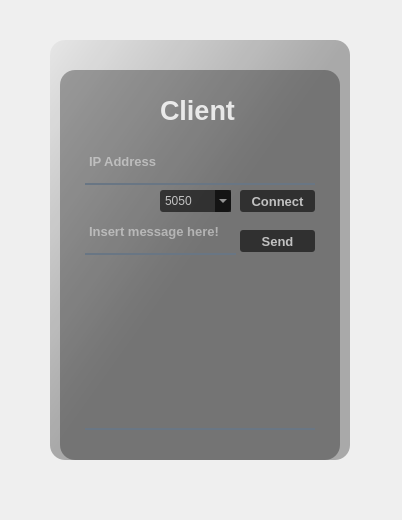
<?xml version="1.0" encoding="UTF-8"?>
<ui version="4.0">
 <class>Form</class>
 <widget class="QWidget" name="Form">
  <property name="geometry">
   <rect>
    <x>0</x>
    <y>0</y>
    <width>402</width>
    <height>520</height>
   </rect>
  </property>
  <property name="windowTitle">
   <string>Form</string>
  </property>
  <widget class="QWidget" name="widget" native="true">
   <property name="geometry">
    <rect>
     <x>10</x>
     <y>10</y>
     <width>370</width>
     <height>480</height>
    </rect>
   </property>
   <property name="styleSheet">
    <string notr="true">QPushButton#connectButton{
	background-color: rgba(0, 0, 0, 150);
	color:rgba(225,225,225,210);
	border-radius:3px;
}
QPushButton#connectButton:hover{
	background-color: rgba(20,20,20,170);
}
QPushButton#connectButton:pressed{
	padding-left:2px;
	padding-top:2px;
	background-color:rgba(20,20,20,170);
}
QPushButton#closeButton{
	background-color: rgba(0, 0, 0, 0);
	color:rgba(225,225,225,210);
	border-radius:3px;
}
QPushButton#closeButton:hover{
	background-color: rgba(0, 0, 0, 0);
}
QPushButton#closeButton:pressed{
	padding-left:2px;
	padding-top:2px;
	background-color: rgba(0, 0, 0, 0);
}

QComboBox#portOpsi{
	background-color: rgba(0, 0, 0, 150);
	color:rgba(225,225,225,210);
	border-radius:3px;
}
QPushButton#sendButton{
	background-color: rgba(0, 0, 0, 150);
	color:rgba(225,225,225,210);
	border-radius:3px;
}
QPushButton#sendButton:hover{
	background-color: rgba(20,20,20,170);
}
QPushButton#sendButton:pressed{
	padding-left:2px;
	padding-top:2px;
	background-color:rgba(20,20,20,170);
}
</string>
   </property>
   <widget class="QLabel" name="label">
    <property name="geometry">
     <rect>
      <x>40</x>
      <y>30</y>
      <width>300</width>
      <height>420</height>
     </rect>
    </property>
    <property name="styleSheet">
     <string notr="true">border-image: url(:/res/res/photo-1552845108-5f775a2ccb9b.jpg);
border-radius: 15px;</string>
    </property>
    <property name="text">
     <string/>
    </property>
   </widget>
   <widget class="QLabel" name="label_2">
    <property name="geometry">
     <rect>
      <x>40</x>
      <y>30</y>
      <width>300</width>
      <height>420</height>
     </rect>
    </property>
    <property name="styleSheet">
     <string notr="true">background-color: qlineargradient(spread:pad, x1:0, y1:0, x2:1, y2:1, stop:0 rgba(0, 0, 0, 10), stop:0.494318 rgba(0, 0, 0, 75), stop:1 rgba(0, 0, 0, 75));
border-radius: 15px;</string>
    </property>
    <property name="text">
     <string/>
    </property>
   </widget>
   <widget class="QLabel" name="label_3">
    <property name="geometry">
     <rect>
      <x>50</x>
      <y>60</y>
      <width>280</width>
      <height>390</height>
     </rect>
    </property>
    <property name="styleSheet">
     <string notr="true">background-color:rgba(0,0,0,80);
border-radius:15px;</string>
    </property>
    <property name="text">
     <string/>
    </property>
   </widget>
   <widget class="QLabel" name="label_4">
    <property name="geometry">
     <rect>
      <x>150</x>
      <y>80</y>
      <width>91</width>
      <height>41</height>
     </rect>
    </property>
    <property name="font">
     <font>
      <pointsize>20</pointsize>
      <weight>75</weight>
      <bold>true</bold>
     </font>
    </property>
    <property name="styleSheet">
     <string notr="true">color:rgba(255,255,255,210);</string>
    </property>
    <property name="text">
     <string>Client</string>
    </property>
   </widget>
   <widget class="QPushButton" name="connectButton">
    <property name="geometry">
     <rect>
      <x>230</x>
      <y>180</y>
      <width>75</width>
      <height>22</height>
     </rect>
    </property>
    <property name="font">
     <font>
      <pointsize>10</pointsize>
      <weight>75</weight>
      <bold>true</bold>
     </font>
    </property>
    <property name="cursor">
     <cursorShape>ArrowCursor</cursorShape>
    </property>
    <property name="styleSheet">
     <string notr="true"/>
    </property>
    <property name="text">
     <string>Connect</string>
    </property>
   </widget>
   <widget class="QTextEdit" name="ipBox">
    <property name="geometry">
     <rect>
      <x>75</x>
      <y>140</y>
      <width>230</width>
      <height>35</height>
     </rect>
    </property>
    <property name="font">
     <font>
      <pointsize>10</pointsize>
      <weight>75</weight>
      <italic>false</italic>
      <bold>true</bold>
      <kerning>true</kerning>
     </font>
    </property>
    <property name="styleSheet">
     <string notr="true">background-color:rgba(0,0,0,0);
border:none;
border-bottom:2px solid rgba(105,118,132,255);
color:rgba(255,255,255,230);
padding-botom:7px;</string>
    </property>
    <property name="autoFormatting">
     <set>QTextEdit::AutoNone</set>
    </property>
    <property name="html">
     <string>&lt;!DOCTYPE HTML PUBLIC &quot;-//W3C//DTD HTML 4.0//EN&quot; &quot;http://www.w3.org/TR/REC-html40/strict.dtd&quot;&gt;
&lt;html&gt;&lt;head&gt;&lt;meta name=&quot;qrichtext&quot; content=&quot;1&quot; /&gt;&lt;style type=&quot;text/css&quot;&gt;
p, li { white-space: pre-wrap; }
&lt;/style&gt;&lt;/head&gt;&lt;body style=&quot; font-family:'MS Shell Dlg 2'; font-size:10pt; font-weight:600; font-style:normal;&quot;&gt;
&lt;p style=&quot;-qt-paragraph-type:empty; margin-top:0px; margin-bottom:0px; margin-left:0px; margin-right:0px; -qt-block-indent:0; text-indent:0px; font-size:8.25pt; font-weight:400;&quot;&gt;&lt;br /&gt;&lt;/p&gt;&lt;/body&gt;&lt;/html&gt;</string>
    </property>
    <property name="textInteractionFlags">
     <set>Qt::LinksAccessibleByKeyboard|Qt::LinksAccessibleByMouse|Qt::TextBrowserInteraction|Qt::TextEditable|Qt::TextEditorInteraction|Qt::TextSelectableByKeyboard|Qt::TextSelectableByMouse</set>
    </property>
    <property name="placeholderText">
     <string>IP Address</string>
    </property>
   </widget>
   <widget class="QComboBox" name="portOpsi">
    <property name="geometry">
     <rect>
      <x>150</x>
      <y>180</y>
      <width>71</width>
      <height>22</height>
     </rect>
    </property>
    <property name="styleSheet">
     <string notr="true">selection-background-color:rgba(0,0,0,255);
selection-color:(255,255,255,255);</string>
    </property>
    <property name="editable">
     <bool>false</bool>
    </property>
    <item>
     <property name="text">
      <string>5050</string>
     </property>
    </item>
    <item>
     <property name="text">
      <string>8001</string>
     </property>
    </item>
   </widget>
   <widget class="QPlainTextEdit" name="chatBox">
    <property name="geometry">
     <rect>
      <x>75</x>
      <y>259</y>
      <width>230</width>
      <height>161</height>
     </rect>
    </property>
    <property name="font">
     <font>
      <pointsize>10</pointsize>
      <weight>75</weight>
      <bold>true</bold>
     </font>
    </property>
    <property name="styleSheet">
     <string notr="true">background-color:rgba(0,0,0,0);
border:none;
border-bottom:2px solid rgba(105,118,132,255);
color:rgba(255,255,255,230);
padding-botom:7px;</string>
    </property>
   </widget>
   <widget class="QTextEdit" name="sendtext">
    <property name="geometry">
     <rect>
      <x>75</x>
      <y>210</y>
      <width>151</width>
      <height>35</height>
     </rect>
    </property>
    <property name="font">
     <font>
      <pointsize>10</pointsize>
      <weight>75</weight>
      <italic>false</italic>
      <bold>true</bold>
      <kerning>true</kerning>
     </font>
    </property>
    <property name="styleSheet">
     <string notr="true">background-color:rgba(0,0,0,0);
border:none;
border-bottom:2px solid rgba(105,118,132,255);
color:rgba(255,255,255,230);
padding-botom:7px;</string>
    </property>
    <property name="autoFormatting">
     <set>QTextEdit::AutoNone</set>
    </property>
    <property name="html">
     <string>&lt;!DOCTYPE HTML PUBLIC &quot;-//W3C//DTD HTML 4.0//EN&quot; &quot;http://www.w3.org/TR/REC-html40/strict.dtd&quot;&gt;
&lt;html&gt;&lt;head&gt;&lt;meta name=&quot;qrichtext&quot; content=&quot;1&quot; /&gt;&lt;style type=&quot;text/css&quot;&gt;
p, li { white-space: pre-wrap; }
&lt;/style&gt;&lt;/head&gt;&lt;body style=&quot; font-family:'MS Shell Dlg 2'; font-size:10pt; font-weight:600; font-style:normal;&quot;&gt;
&lt;p style=&quot;-qt-paragraph-type:empty; margin-top:0px; margin-bottom:0px; margin-left:0px; margin-right:0px; -qt-block-indent:0; text-indent:0px; font-size:8.25pt; font-weight:400;&quot;&gt;&lt;br /&gt;&lt;/p&gt;&lt;/body&gt;&lt;/html&gt;</string>
    </property>
    <property name="textInteractionFlags">
     <set>Qt::LinksAccessibleByKeyboard|Qt::LinksAccessibleByMouse|Qt::TextBrowserInteraction|Qt::TextEditable|Qt::TextEditorInteraction|Qt::TextSelectableByKeyboard|Qt::TextSelectableByMouse</set>
    </property>
    <property name="placeholderText">
     <string>Insert message here!</string>
    </property>
   </widget>
   <widget class="QPushButton" name="sendButton">
    <property name="geometry">
     <rect>
      <x>230</x>
      <y>220</y>
      <width>75</width>
      <height>22</height>
     </rect>
    </property>
    <property name="font">
     <font>
      <pointsize>10</pointsize>
      <weight>75</weight>
      <bold>true</bold>
     </font>
    </property>
    <property name="cursor">
     <cursorShape>ArrowCursor</cursorShape>
    </property>
    <property name="styleSheet">
     <string notr="true"/>
    </property>
    <property name="text">
     <string>Send</string>
    </property>
   </widget>
   <widget class="QPushButton" name="closeButton">
    <property name="geometry">
     <rect>
      <x>320</x>
      <y>35</y>
      <width>16</width>
      <height>16</height>
     </rect>
    </property>
    <property name="text">
     <string/>
    </property>
    <property name="icon">
     <iconset resource="res.qrc">
      <normaloff>:/res/res/close.png</normaloff>:/res/res/close.png</iconset>
    </property>
    <property name="iconSize">
     <size>
      <width>10</width>
      <height>10</height>
     </size>
    </property>
   </widget>
  </widget>
 </widget>
 <resources>
  <include location="res.qrc"/>
 </resources>
 <connections/>
</ui>
